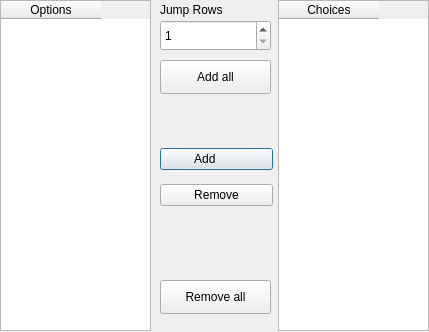
<?xml version="1.0" encoding="UTF-8"?>
<ui version="4.0">
 <class>choseWaveToExtract</class>
 <widget class="QDialog" name="choseWaveToExtract">
  <property name="geometry">
   <rect>
    <x>0</x>
    <y>0</y>
    <width>429</width>
    <height>332</height>
   </rect>
  </property>
  <property name="windowTitle">
   <string>Choose wavelengths to export</string>
  </property>
  <widget class="QTableWidget" name="tableOptions">
   <property name="geometry">
    <rect>
     <x>0</x>
     <y>0</y>
     <width>151</width>
     <height>331</height>
    </rect>
   </property>
   <column>
    <property name="text">
     <string>Options</string>
    </property>
   </column>
  </widget>
  <widget class="QTableWidget" name="tableChoises">
   <property name="geometry">
    <rect>
     <x>278</x>
     <y>0</y>
     <width>151</width>
     <height>331</height>
    </rect>
   </property>
   <column>
    <property name="text">
     <string>Choices</string>
    </property>
   </column>
  </widget>
  <widget class="QWidget" name="layoutWidget">
   <property name="geometry">
    <rect>
     <x>160</x>
     <y>140</y>
     <width>113</width>
     <height>76</height>
    </rect>
   </property>
   <layout class="QGridLayout" name="gridLayout">
    <item row="0" column="0">
     <widget class="QPushButton" name="pbAdd">
      <property name="text">
       <string>Add       </string>
      </property>
      <property name="icon">
       <iconset resource="lstImgs.qrc">
        <normaloff>:/new/icons/imagenInte/go-next.png</normaloff>:/new/icons/imagenInte/go-next.png</iconset>
      </property>
     </widget>
    </item>
    <item row="1" column="0">
     <widget class="QPushButton" name="pbRemove">
      <property name="text">
       <string>Remove</string>
      </property>
      <property name="icon">
       <iconset resource="lstImgs.qrc">
        <normaloff>:/new/icons/imagenInte/go-previous.png</normaloff>:/new/icons/imagenInte/go-previous.png</iconset>
      </property>
     </widget>
    </item>
   </layout>
  </widget>
  <widget class="QPushButton" name="pbAddAll">
   <property name="geometry">
    <rect>
     <x>160</x>
     <y>60</y>
     <width>111</width>
     <height>34</height>
    </rect>
   </property>
   <property name="text">
    <string>Add all</string>
   </property>
   <property name="icon">
    <iconset resource="lstImgs.qrc">
     <normaloff>:/new/icons/imagenInte/go-last.png</normaloff>:/new/icons/imagenInte/go-last.png</iconset>
   </property>
  </widget>
  <widget class="QPushButton" name="pbRemoveAll">
   <property name="geometry">
    <rect>
     <x>160</x>
     <y>280</y>
     <width>111</width>
     <height>34</height>
    </rect>
   </property>
   <property name="text">
    <string>Remove all</string>
   </property>
   <property name="icon">
    <iconset resource="lstImgs.qrc">
     <normaloff>:/new/icons/imagenInte/go-first.png</normaloff>:/new/icons/imagenInte/go-first.png</iconset>
   </property>
  </widget>
  <widget class="QLabel" name="label">
   <property name="geometry">
    <rect>
     <x>160</x>
     <y>0</y>
     <width>111</width>
     <height>20</height>
    </rect>
   </property>
   <property name="text">
    <string>Jump Rows</string>
   </property>
  </widget>
  <widget class="QSpinBox" name="spinBoxStep">
   <property name="geometry">
    <rect>
     <x>160</x>
     <y>20</y>
     <width>111</width>
     <height>31</height>
    </rect>
   </property>
   <property name="minimum">
    <number>1</number>
   </property>
   <property name="value">
    <number>1</number>
   </property>
  </widget>
 </widget>
 <resources>
  <include location="lstImgs.qrc"/>
 </resources>
 <connections/>
</ui>
